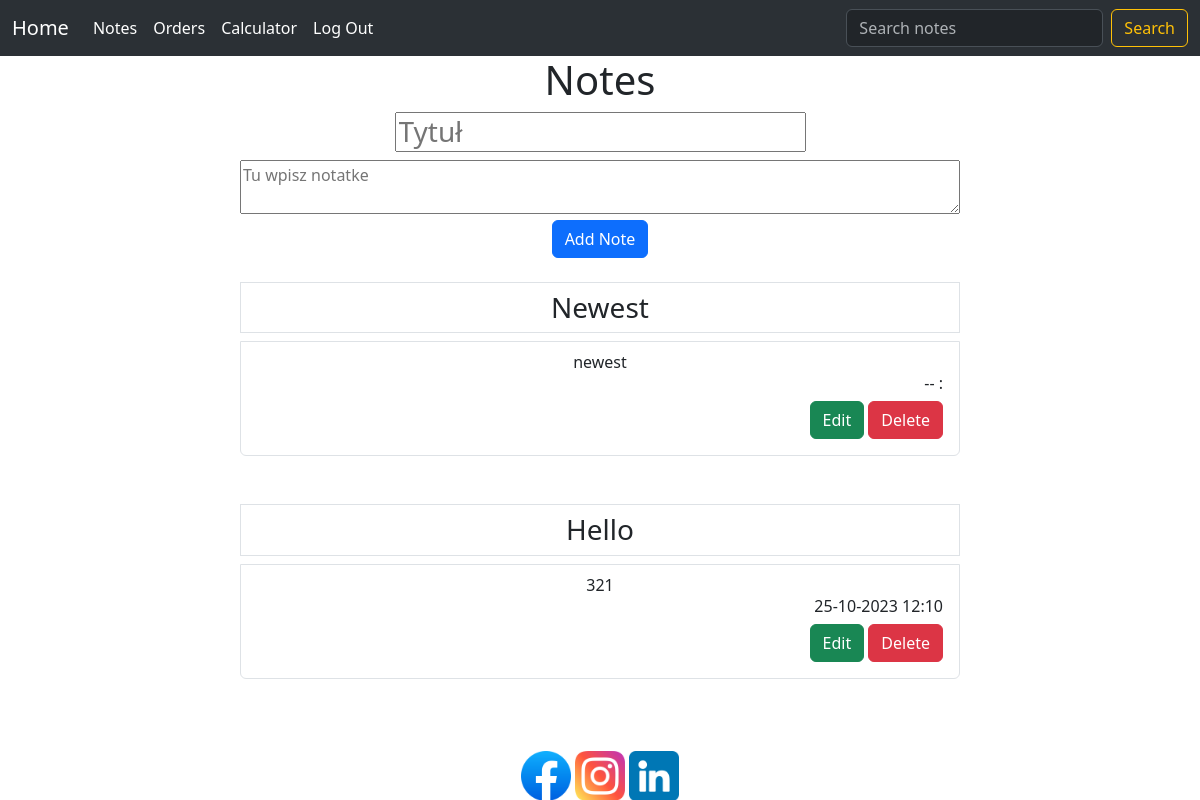
/notes (signed in), run on an earlier commit of the app's database.
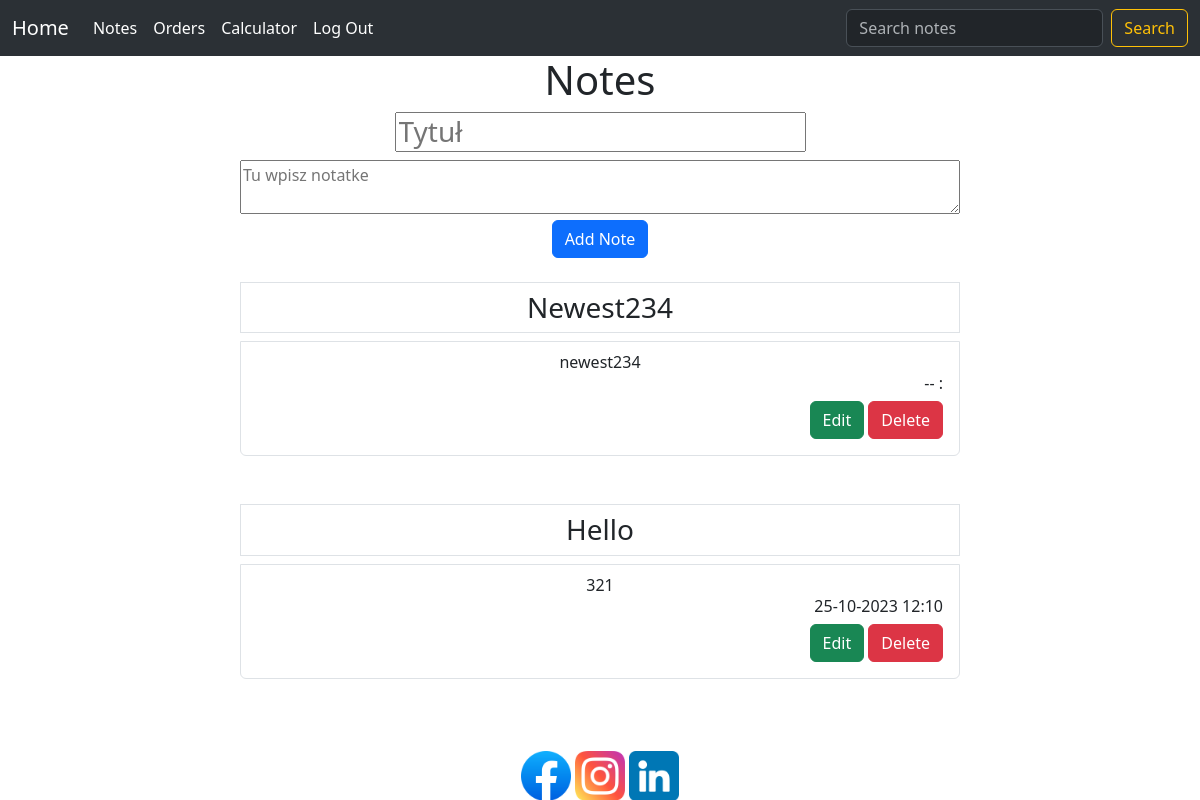
And on a later commit of the database.
### website/models.py (models this page shows)
class Note(db.Model):
    id = db.Column(db.Integer, primary_key=True)
    title = db.Column(db.String(25))
    data = db.Column(db.String(9999))
    date_now = db.Column(db.DateTime(timezone=True), default=datetime.now())
    user_id = db.Column(db.Integer, db.ForeignKey('user.id'))

### website/views.py (the view, shortened to what this page needs)
@views.route("/notes", methods=['POST', 'GET'])
@login_required
def notes():
    return render_template("notes.html", user=current_user)

### website/models.py
class SearchForm(FlaskForm):
    searched = StringField("Searched", validators=[DataRequired()])
    submit = SubmitField("Submit")

### website/__init__.py (called while the page is built)
def create_app():
    app = Flask(__name__)
    app.config['SECRET_KEY'] = 'eh2WGSwY@HwO$!S!j32EM*9$36zKJCyvrvu#fRVV3rgs$3@H&whPGXwknMyW#qypW%E#D8yhTPDq$m##Ho6wUkNdIeuWozI8dZM' # secret key jest tu widoczny bo jest to tylko do portfolio inaczej byłby ukryty ze względów bezpieczeństwa, moze jeszcze tym sie zajmę ale zobaczę
    app.config['SQLALCHEMY_DATABASE_URI'] = f'sqlite:///{DB_NAME}'
    db.init_app(app)
    from .views import views
    from .auth import auth
    app.register_blueprint(views, url_prefix='/')
    app.register_blueprint(auth, url_prefix='/')
    from .models import User, Note
    with app.app_context():
        db.create_all()
    login_manager = LoginManager()
    login_manager.login_view = 'auth.login'
    login_manager.init_app(app)
    @login_manager.user_loader
    def load_user(id):
        return User.query.get(int(id))
    return app

### website/views.py (called while the page is built)
@views.context_processor
def base():
    form = SearchForm()
    return dict(form=form)

### website/templates/notes.html (shortened to what this page needs)
{% extends "navbar.html" %}
{% block content %}
<link rel="stylesheet" href="/static/css/my_forms.css" />
<div class="text-center">
  <h1 >Notes</h1>
  <form method="POST">
    <div class="text-center">
      <h3>
        <input placeholder="Tytuł" name="title" id="title">
      </h3>
        <textarea class="my_forms_area" placeholder="Tu wpisz notatke" name="note" id="note"></textarea>
    </div>
    <button type="submit" class="btn btn-primary">Add Note</button>
</form>
  <br>
  <div class="my_forms_area">
    {% for note in user.notes %}
      <ul class="list-group" id="notes">
          <h3 >
            <li class="list-group-item">{{ note.title }} </li>
          </h3>
          <li class="list-group-item">{{ note.data }}
            <h6 class="text-end">{{ note.date_now.day }}-{{ note.date_now.month }}-{{ note.date_now.year }} {{ note.date_now.hour }}:{{ note.date_now.minute }}
            <h6 class="text-end">
                <a href="{{ url_for('views.get_note', id=note.id)}}"><button type="button" class="btn btn-success"  >Edit</button></a>
                <button type="button" class="btn btn-danger" onClick="deleteNote({{ note.id}})">Delete</button>
            </h6>
          </h6>
        </ul>
        <br>
        <br>
        {% endfor %}
    </div>
  </div>
</div>
{% endblock %}

### website/templates/navbar.html (shortened to what this page needs)
<!doctype html>
<html lang="en">
  <head>
    <link href="https://cdn.jsdelivr.net/npm/bootstrap@5.3.1/dist/css/bootstrap.min.css" rel="stylesheet">
  </head>
  <body>
    <nav class="navbar navbar-expand-lg bg-body-tertiary" data-bs-theme="dark">
        <div class="container-fluid">
          <a class="navbar-brand"  href="/home">Home</a>
          <div class="collapse navbar-collapse" id="navbarSupportedContent">
            <ul class="navbar-nav me-auto mb-2 mb-lg-0">
              {% if user.is_authenticated %}
              <li class="nav-item">
                <a class="nav-link active" aria-current="page" href="/notes">Notes</a>
              </li>
              <li class="nav-item">
                <a class="nav-link active" aria-current="page" href="/orders">Orders</a>
              </li>
              <li class="nav-item">
                <a class="nav-link active" aria-current="page" href="/calc">Calculator</a>
              </li>
              <li class="nav-item">
                <a class="nav-link active" aria-current="page" href="/logout">Log Out</a>
              </li>
              {% endif %}
            </ul>
            {% if user.is_authenticated %}
            <form class="d-flex" role="search" method="POST" action="{{ url_for('views.search') }}">
              <input class="form-control me-2" type="search" placeholder="Search notes" aria-label="Search" name="searched">
              <button class="btn btn-outline-warning" type="submit" >Search</button>
            </form>
            {% endif %}
          </div>
        </div>
      </nav>
        <div>
        {% block content %}
        {% endblock %}
      <br>
      <div class="text-center">
          <a href="https://www.facebook.com"><img type="button" src="{{ url_for('static', filename='images/facebook.png') }}" height="50px" width="50px"></a>
          <a href="https://www.instagram.com"><img type="button" src="{{ url_for('static', filename='images/instagram.png') }}" height="50px" width="50px"></a>
          <a href=""><img type="button" src="{{ url_for('static', filename='images/linkedin.png') }}" height="50px" width="50px"></a>
</body>
</html>

### website/static/css/my_forms.css (style rules this page uses)
.my_forms_area { width: 60%; margin-left: auto; margin-right: auto; }

What changed in the data, as far as the page shows it:
changed Note: title "Newest" → "Newest234"; data "newest" → "newest234"
